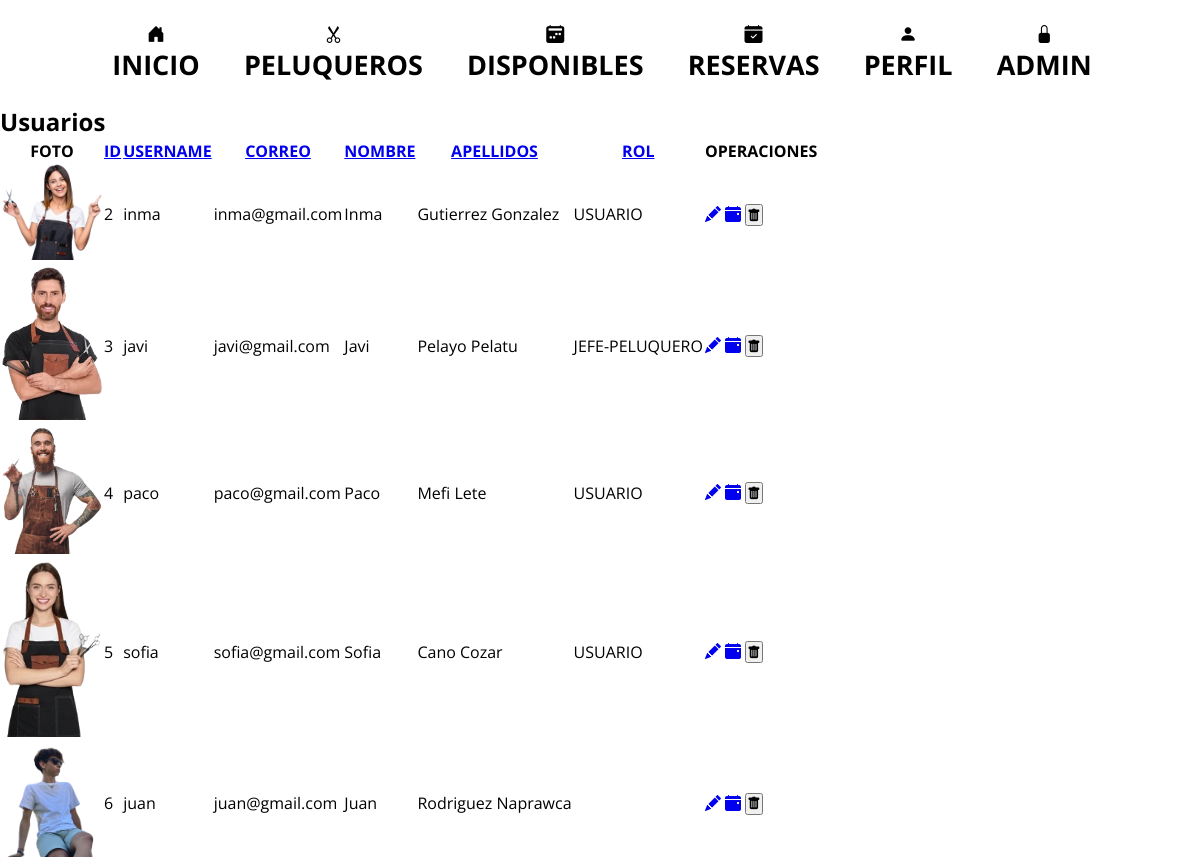
The page /admin.php (signed in) on the database its author committed.
### tables this page shows
CREATE TABLE usuarios (
    id INT PRIMARY KEY AUTO_INCREMENT,
    user_id VARCHAR(255),
    username VARCHAR(50) NOT NULL,
    contrasena VARCHAR(255),
    correo VARCHAR(255) NOT NULL,
    nombre VARCHAR(255) NOT NULL,
    apellidos VARCHAR(255) NOT NULL,
    rol INT DEFAULT 0,
    foto VARCHAR(255) DEFAULT "images/defecto.png"
);

CREATE TABLE roles (
    id INT PRIMARY KEY AUTO_INCREMENT,
    nombre VARCHAR(20) NOT NULL,
    nivel INT NOT NULL DEFAULT 0
);

### components/user-data.php (called while the page is built, shortened)
<?php
if(isset($_SESSION['usuario'])){
    $user_username=$_SESSION['usuario'];
    require_once "components/conexion.php";
    $a="SELECT roles.* FROM roles, usuarios WHERE usuarios.username LIKE '$user_username' AND usuarios.rol = roles.id;";
    $a = mysqli_query($mysqli, $a);
    $a = mysqli_fetch_assoc($a);
    $user_nivel = $a['nivel'];
    $a="SELECT * FROM usuarios WHERE username = '$user_username'";
    $a = mysqli_query($mysqli, $a);
    $a = mysqli_fetch_assoc($a);
    $user_id = $a['id'];
}
else{
    header("Location: login.php");
    session_abort();
    die();
}
?>

### admin.php (the view, shortened to what this page needs)
<?php include "components/header.php" ?>
<?php include "components/navbar.php" ?>
<div class="centro">
    <div class="container">
        <h2>Usuarios</h2>
        <table>
            <thead>
                <tr>
                    <th scope='col'>FOTO</th>
                    <th scope='col'><a href="
                    <?php
                    $enlace = "admin.php?orderby=id";
                    echo $enlace;
                    ?>">ID
                    <?php
                    if(htmlspecialchars($_GET["orderby"]) == "id"){
                        if(htmlspecialchars($_GET["type"]) == "DESC"){
                            echo "<i class='bi bi-arrow-up'></i>";
                        }else{
                            echo "<i class='bi bi-arrow-down'></i>";
                        }
                    }?></a></th>
                    <th scope='col'><a href="<?php
                    $enlace = "admin.php?orderby=username";
                    echo $enlace;
                    ?>">USERNAME
                    <?php
                    if(htmlspecialchars($_GET["orderby"]) == "username"){
                        if(htmlspecialchars($_GET["type"]) == "DESC"){
                            echo "<i class='bi bi-arrow-up'></i>";
                        }else{
                            echo "<i class='bi bi-arrow-down'></i>";
                        }
                    }?></a></th>
                    <th scope='col'><a href="<?php
                    $enlace = "admin.php?orderby=correo";
                    echo $enlace;
                    ?>">CORREO
                    <?php
                    if(htmlspecialchars($_GET["orderby"]) == "correo"){
                        if(htmlspecialchars($_GET["type"]) == "DESC"){
                            echo "<i class='bi bi-arrow-up'></i>";
                        }else{
                            echo "<i class='bi bi-arrow-down'></i>";
                        }
                    }?></a></th>
                    <th scope='col'><a href="<?php
                    $enlace = "admin.php?orderby=nombre";
                    echo $enlace;
                    ?>">NOMBRE
                    <?php
                    if(htmlspecialchars($_GET["orderby"]) == "nombre"){
                        if(htmlspecialchars($_GET["type"]) == "DESC"){
                            echo "<i class='bi bi-arrow-up'></i>";
                        }else{
                            echo "<i class='bi bi-arrow-down'></i>";
                        }
                    }?></a></th>
                    <th scope='col'><a href="<?php
                    $enlace = "admin.php?orderby=apellidos";
                    echo $enlace;
                    ?>">APELLIDOS
                    <?php
                    if(htmlspecialchars($_GET["orderby"]) == "apellidos"){
                        if(htmlspecialchars($_GET["type"]) == "DESC"){
                            echo "<i class='bi bi-arrow-up'></i>";
                        }else{
                            echo "<i class='bi bi-arrow-down'></i>";
                        }
                    }?></a></th>
                    <th scope='col'><a href="<?php
                    $enlace = "admin.php?orderby=rol";
                    echo $enlace;
                    ?>">ROL
                    <?php
                    if(htmlspecialchars($_GET["orderby"]) == "rol"){
                        if(htmlspecialchars($_GET["type"]) == "DESC"){
                            echo "<i class='bi bi-arrow-up'></i>";
                        }else{
                            echo "<i class='bi bi-arrow-down'></i>";
                        }
                    }?></a></th>
                    <th scope='col'>OPERACIONES</th>
                </tr>
            </thead>
            <tbody>
        <?php
        if (isset($_GET["orderby"]) && isset($_GET["type"])) {
            $orden = htmlspecialchars($_GET["orderby"]);
            $type = htmlspecialchars($_GET["type"]);
            $a="SELECT * FROM usuarios ORDER BY $orden $type;";
            $a = mysqli_query($mysqli, $a);
            while($row = mysqli_fetch_assoc($a)){
                $id = $row['id'];
                $user_id_new = $row['user_id'];
                $username = $row['username'];
                $correo = $row['correo'];
                $nombre = $row['nombre'];
                $apellidos = $row['apellidos'];
                $rol = $row['rol'];
                $foto = $row['foto'];
                $b="SELECT * FROM roles WHERE id=$rol;";
                $b = mysqli_query($mysqli, $b);
                $rowb = mysqli_fetch_assoc($b);
                $rol_name = $rowb["nombre"];
                if($user_id != $id){
                    echo
                    "<tr>
                        <td class='image'><img src='$foto' alt='foto' style='width: 100px'></td>
                        <td class='id'>$id</td>
                        <td class='username'>$username</td>
                        <td class='correo'>$correo</td>
                        <td class='nombre'>$nombre</td>
                        <td class='apellidos'>$apellidos</td>
                        <td class='rol'>$rol_name</td>
                        <td class='editar'>
                            <a href='editar_user.php?user={$id}'><i class='bi bi-pencil-fill'></i></a>
                            <a href='editar_citas.php?user={$id}'><i class='bi bi-calendar-event-fill'></i></a>
                            <button onclick='eliminarUsuario($id)'><i class='bi bi-trash-fill'></i></button>
                        </td>
                    </tr>";
                }
            }
        }else{
            $a="SELECT * FROM usuarios;";
            $a = mysqli_query($mysqli, $a);
            while($row = mysqli_fetch_assoc($a)){
                $id = $row['id'];
                $username = $row['username'];
                $correo = $row['correo'];
                $nombre = $row['nombre'];
                $apellidos = $row['apellidos'];
                $rol = $row['rol'];
                $foto = $row['foto'];
                $b="SELECT * FROM roles WHERE id=$rol;";
                $b = mysqli_query($mysqli, $b);
                $rowb = mysqli_fetch_assoc($b);
                $rol_name = $rowb["nombre"];
                if($user_id != $id){
                    echo
                    "<tr>
                        <td class='image'><img src='$foto' alt='foto' style='width: 100px'></td>
                        <td class='id'>$id</td>
                        <td class='username'>$username</td>
                        <td class='correo'>$correo</td>
                        <td class='nombre'>$nombre</td>
                        <td class='apellidos'>$apellidos</td>
                        <td class='rol'>$rol_name</td>
                        <td class='editar'>
                            <a href='editar_user.php?user={$id}'><i class='bi bi-pencil-fill'></i></a>
                            <a href='editar_citas.php?user={$id}'><i class='bi bi-calendar-event-fill'></i></a>
                            <button onclick='eliminarUsuario($id)'><i class='bi bi-trash-fill'></i></button>
                        </td>
                    </tr>";
                }
            }
        }
        ?>
            </tbody>
        </table>
    </div>
</div>
<?php include "components/footer.php" ?>

### components/header.php (shortened to what this page needs)
<!DOCTYPE html>
<html lang="es">
<head>
    <?php
    if ($_SERVER['PHP_SELF'] != "") {
        $url = explode("/", $_SERVER['PHP_SELF']);
        $url = $url[2];
        if ($url != 'index.php') {
            echo '
            <link rel="stylesheet" href="https://cdn.jsdelivr.net/npm/bootstrap-icons@1.11.3/font/bootstrap-icons.min.css">
            <link rel="stylesheet" href="css/navbar.css">';
        }
    }
    ?>
</head>
<body>

### components/navbar.php (shortened to what this page needs)
<?php include "components/user-data.php"; ?>
    <header>
        <div class="navbar" id="navbar">
            <a href="index.php"><i class="bi bi-house-door-fill"></i>
                <h2>Inicio</h2>
            </a>
            <a href="peluqueros.php"><i class="bi bi-scissors"></i>
                <h2>Peluqueros</h2>
            </a>
            <a href="disponibles.php"><i class="bi bi-calendar2-week-fill"></i>
                <h2>Disponibles</h2>
            </a>
            <a href="reservas.php"><i class="bi bi-calendar-check-fill"></i>
                <h2>Reservas</h2>
            </a>
            <a href="perfil.php"><i class="bi bi-person-fill"></i>
                <h2>Perfil</h2>
            </a>
            <?php
            if($user_nivel > 5){
                echo "
            <a href='admin.php'><i class='bi bi-lock-fill'></i>
                <h2>Admin</h2>
            </a>";
            }
            ?>
        </div>
    </header>

### components/footer.php (shortened to what this page needs)
</body>
</html>

### css/navbar.css (style rules this page uses)
:root { --red: #ff0000; --unblack: #00000096; --black: #000; --white: #fff; --back: #363841; --backhover: #202227; }
* { margin: 0; padding: 0; box-sizing: border-box; font-family: "Open Sans", sans-serif; }
.navbar { overflow: hidden; text-align: center; z-index: 6; text-transform: uppercase; }
.navbar a { display: inline-block; margin-right: -4px; color: var(--black); padding: 22px 22px; text-decoration: none; font-family: Poppins; font-size: 18px; -webkit-transition: background 0.3s linear; -moz-transition: background 0.3s linear; -ms-transition: background 0.3s linear; -o-transition: background 0.3s linear; transition: background 0.3s linear; z-index: 9; }

### rows shown on the page
usuarios: foto (picture), id "2", username "inma", correo "inma@gmail.com", nombre "Inma", apellidos "Gutierrez Gonzalez", rol.nombre "USUARIO"
usuarios: foto (picture), id "3", username "javi", correo "javi@gmail.com", nombre "Javi", apellidos "Pelayo Pelatu", rol.nombre "JEFE-PELUQUERO"
usuarios: foto (picture), id "4", username "paco", correo "paco@gmail.com", nombre "Paco", apellidos "Mefi Lete", rol.nombre "USUARIO"
usuarios: foto (picture), id "5", username "sofia", correo "sofia@gmail.com", nombre "Sofia", apellidos "Cano Cozar", rol.nombre "USUARIO"
usuarios: foto (picture), id "6", username "juan", correo "juan@gmail.com", nombre "Juan", apellidos "Rodriguez Naprawca"
